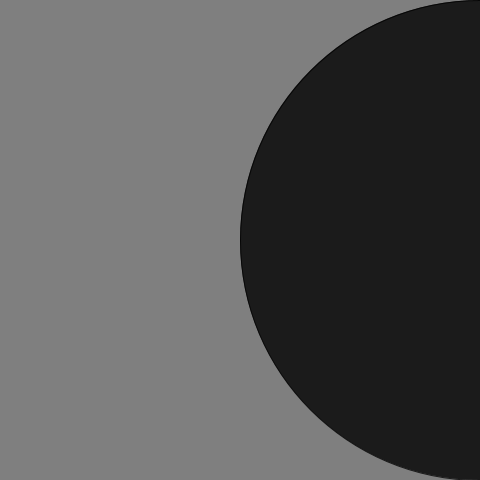
Frame 1 (no input)
Frame 60 (the mouse pressed at the canvas centre just before this capture): identical to frame 1, image omitted
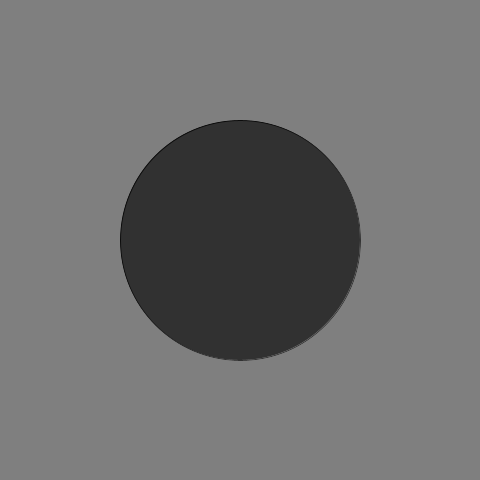
Frame 120 (the mouse held since frame 60 and released just before this capture)

The Processing sketch that drew these frames (run headless with seeded random() and noise(); from frame 60 on, the mouse is pressed at the canvas centre):

// Processing sketch: processing_21282
// ── processing_21282.pde

void setup() {
size(480, 480);
smooth();
 
}
 
void draw()
 
{
  background(127);//setting the background in the loop to only have one circle shown at a time
float y = (height*0.5);//centering the circle at the middle of the height
float x = (mouseX);//setting placement on the x-axis to mouseposistion
float d = (mouseY);//setting diameter to mouseposition on y-axis
 
  fill(255,200);
  stroke(255,200);
ellipse(x, y, d, d);//drawing light circle
 
  fill(0,200);
  stroke(0,200);
ellipse(width-x, y, width-d, width-d);//drawing dark circle, and making it the opposit of the light circle
 
}
